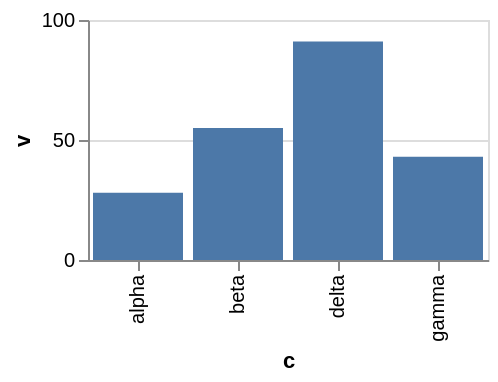

Vega-Lite specification for this chart:
### Vega-Lite specification from a JSON file in a GitHub repository (floating-point values rounded to 4 significant figures)
{"$schema": "https://vega.github.io/schema/vega-lite/v6.json", "width": 200, "height": 120, "data": {"values": [{"c": "alpha", "v": 28, "w": 3, "t": "2024-01-07"}, {"c": "beta", "v": 55, "w": 7, "t": "2024-03-19"}, {"c": "gamma", "v": 43, "w": 5, "t": "2024-06-02"}, {"c": "delta", "v": 91, "w": 9, "t": "2024-09-11"}]}, "mark": "bar", "encoding": {"x": {"field": "c", "type": "nominal"}, "y": {"field": "v", "type": "quantitative"}}, "config": {"bar": {"strokeMiterLimit": -4}}}
